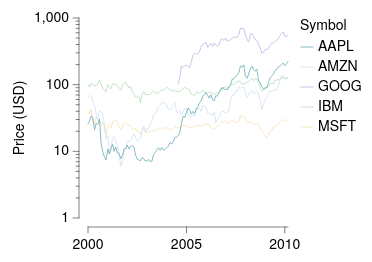

Write the Vega-Lite specification saved for this chart.
### Vega-Lite specification from a JSON file in a GitHub repository (floating-point values rounded to 4 significant figures; data arrays with more than 128 entries replaced by an {"elided": "..."} marker saying what was removed)
{"background": null, "config": {"arc": {"fill": "#DBDBDB", "fillOpacity": 1.0, "innerRadius": 25.0, "padAngle": 0.03, "stroke": "black", "strokeOpacity": 1, "strokeWidth": 0.25}, "area": {"fill": "#DBDBDB", "fillOpacity": 1.0, "stroke": "black", "strokeOpacity": 1, "strokeWidth": 0.25}, "axis": {"domain": true, "domainCap": "round", "domainColor": "black", "domainWidth": 0.25, "grid": false, "gridCap": "round", "gridColor": "#F1F1F1", "gridDash": [0, 0], "gridOpacity": 1.0, "gridWidth": 0.25, "labelColor": "black", "labelFont": "Helvetica Neue, HelveticaNeue, Helvetica, Arial, sans-serif", "labelFontSize": 7, "labelFontStyle": "normal", "labelFontWeight": 400, "offset": 4.5, "ticks": true, "tickCap": "round", "tickColor": "black", "tickRound": false, "tickSize": 3, "tickWidth": 0.25, "titleColor": "black", "titleFont": "Helvetica Neue, HelveticaNeue, Helvetica, Arial, sans-serif", "titleFontSize": 7, "titleFontStyle": "normal", "titleFontWeight": 400}, "axisX": {"domain": true, "labelAlign": "center", "labelAngle": 0, "labels": true, "ticks": true, "translate": 0}, "axisY": {"domain": true, "labelAlign": "right", "labelAngle": 0, "labels": true, "ticks": true, "translate": 0}, "axisRight": {"domain": true, "labelAlign": "left", "labelAngle": 0, "labels": true, "ticks": true, "translate": 0}, "axisTop": {"domain": true, "labelAlign": "center", "labelAngle": 0, "labels": true, "ticks": true, "translate": 0}, "axisBand": {"tickOffset": 0}, "bar": {"fill": "#DBDBDB", "fillOpacity": 1.0, "stroke": "black", "strokeOpacity": 1, "strokeWidth": 0.25}, "boxplot": {"size": 9.0, "ticks": {"cornerRadius": 0.25, "fill": "black", "opacity": 1, "size": 4.5, "thickness": 0.25}, "box": {"fillOpacity": 1.0, "stroke": "black", "strokeOpacity": 1, "strokeWidth": 0.25}, "median": {"cornerRadius": 0, "fill": "black", "fillOpacity": 1.0, "opacity": 1, "size": 9.0, "thickness": 0.25}, "rule": {"fill": "black", "fillOpacity": 1.0, "size": 10.0, "stroke": "black", "strokeDash": [0, 0], "strokeOpacity": 1, "strokeWidth": 0.25}, "outliers": {"color": "black", "fill": "black", "fillOpacity": 1.0, "size": 0, "stroke": "black", "strokeOpacity": 1, "strokeWidth": 0.25}}, "circle": {"fill": "black", "fillOpacity": 1.0, "size": 1.25, "stroke": null, "strokeOpacity": 1, "strokeWidth": 0.25}, "errorband": {"band": {"fillOpacity": 0.6, "stroke": null, "strokeWidth": 0.25, "strokeOpacity": 1}, "borders": {"opacity": 0, "strokeOpacity": 0.25, "strokeWidth": 1}}, "errorbar": {"opacity": 1, "rule": {"strokeDash": [0, 0], "strokeWidth": 0.25}, "ticks": {"color": "black", "cornerRadius": 0.125, "opacity": 1, "size": 6.0, "thickness": 0.25}, "thickness": 0.25}, "font": "Helvetica Neue, HelveticaNeue, Helvetica, Arial, sans-serif", "geoshape": {"fill": "#DBDBDB", "fillOpacity": 1.0, "stroke": "black", "strokeOpacity": 1, "strokeWidth": 0.25}, "header": {"labelColor": "black", "labelFont": "Helvetica Neue, HelveticaNeue, Helvetica, Arial, sans-serif", "labelFontSize": 7, "labelFontStyle": "normal", "labelFontWeight": 400, "titleColor": "black", "titleFont": "Helvetica Neue, HelveticaNeue, Helvetica, Arial, sans-serif", "titleFontSize": 7, "titleFontStyle": "normal", "titleFontWeight": 400, "titlePadding": 0}, "legend": {"disable": false, "offset": 4.5, "titlePadding": 4, "labelOffset": 2, "gradientLabelOffset": 2, "gradientLength": 50.0, "gradientThickness": 5.0, "gradientOpacity": 1.0, "gradientStrokeColor": "black", "gradientStrokeWidth": 0.25, "labelColor": "black", "labelFont": "Helvetica Neue, HelveticaNeue, Helvetica, Arial, sans-serif", "labelFontSize": 7, "labelFontStyle": "normal", "labelFontWeight": 400, "strokeColor": "black", "strokeWidth": 0, "symbolSize": 42, "symbolStrokeColor": "black", "symbolStrokeWidth": 0.25, "titleColor": "black", "titleFont": "Helvetica Neue, HelveticaNeue, Helvetica, Arial, sans-serif", "titleFontSize": 7, "titleFontStyle": "normal", "titleFontWeight": 400}, "line": {"color": "black", "stroke": "black", "strokeCap": "round", "strokeDash": [0, 0], "strokeOpacity": 1, "strokeWidth": 0.375}, "point": {"filled": true, "fill": "#DBDBDB", "fillOpacity": 1.0, "size": 5.0, "stroke": "black", "strokeOpacity": 1, "strokeWidth": 0.25}, "range": {"category": ["#5CA7B1", "#CDDEF3", "#B7B3E4", "#B3DAB5", "#F5E1B3", "#3D727B", "#8AA8D2", "#867DAC", "#80A988", "#CBB17A", "#204148", "#59719A", "#584C77", "#507B5F", "#9D824D"], "diverging": {"scheme": ["#C35082", "#CE6D94", "#D989A7", "#E2A4BA", "#EABFCE", "#F1DBE2", "#F6F6F6", "#D7E0EB", "#B9CBE0", "#9BB6D5", "#7DA1C9", "#5F8CBD", "#4177B1"]}, "heatmap": {"scheme": ["#32022B", "#43044D", "#4C196E", "#4D338C", "#484DA6", "#3A68BB", "#1D83CA", "#1D9CCB", "#23B5C9", "#28CDC5", "#4DE0B4", "#91EE9F"]}, "ordinal": {"scheme": ["#F1F1F1", "#DBDBDB", "#C6C6C6", "#B2B2B2", "#9D9D9D", "#898989", "#767676", "#636363", "#515151", "#404040", "#2F2F2F", "#1F1F1F"]}, "ramp": {"scheme": ["#32022B", "#43044D", "#4C196E", "#4D338C", "#484DA6", "#3A68BB", "#1D83CA", "#1D9CCB", "#23B5C9", "#28CDC5", "#4DE0B4", "#91EE9F"]}}, "rule": {"color": "black", "stroke": "black", "strokeCap": "round", "strokeDash": [2, 2], "strokeOpacity": 1, "strokeWidth": 0.25}, "scale": {"bandPaddingInner": 0.1, "bandPaddingOuter": 0.1, "round": false}, "rect": {"fill": "#DBDBDB", "fillOpacity": 1.0, "stroke": "black", "strokeOpacity": 1, "strokeWidth": 0.25}, "square": {"fill": "#DBDBDB", "fillOpacity": 1.0, "size": 10.0, "stroke": "black", "strokeOpacity": 1, "strokeWidth": 0.25}, "text": {"color": "black", "font": "Helvetica Neue, HelveticaNeue, Helvetica, Arial, sans-serif", "fontSize": 7, "fontStyle": "normal", "fontWeight": 400}, "tick": {"color": "black", "cornerRadius": 0.125, "opacity": 1.0, "size": 9.0, "thickness": 0.25}, "title": {"anchor": "middle", "frame": "group", "color": "black", "font": "Helvetica Neue, HelveticaNeue, Helvetica, Arial, sans-serif", "fontSize": 7, "fontStyle": "normal", "fontWeight": 400, "subtitleColor": "black", "subtitleFont": "Helvetica Neue, HelveticaNeue, Helvetica, Arial, sans-serif", "subtitleFontSize": "Helvetica Neue, HelveticaNeue, Helvetica, Arial, sans-serif", "subtitleFontStyle": "normal", "subtitleFontWeight": 400}, "trail": {"color": "black", "opacity": 1, "size": 0.375}, "view": {"continuousWidth": 100, "continuousHeight": 100, "discreteWidth": 100, "discreteHeight": 100, "fill": null, "stroke": null, "strokeWidth": 0.25}}, "layer": [{"data": {"name": "data-b0fe595546d47c5085f225c35730172c"}, "mark": {"type": "line"}, "encoding": {"color": {"field": "symbol", "title": "Symbol", "type": "nominal"}, "x": {"field": "date", "title": null, "type": "temporal"}, "y": {"axis": {"values": [1, 10, 100, 1000]}, "field": "price", "scale": {"type": "log"}, "title": "Price (USD)", "type": "quantitative"}}}, {"data": {"name": "data-b0fe595546d47c5085f225c35730172c"}, "mark": {"type": "point", "opacity": 0}, "encoding": {"y": {"axis": {"domain": false, "grid": false, "labels": false, "orient": "left", "tickSize": 1.5, "ticks": true, "values": [2, 3, 4, 5, 6, 7, 8, 9, 20, 30, 40, 50, 60, 70, 80, 90, 200, 300, 400, 500, 600, 700, 800, 900]}, "field": "price", "scale": {"base": 10, "domain": [1, 1000], "type": "log"}, "title": null, "type": "quantitative"}}}], "resolve": {"axis": {"y": "independent"}}, "$schema": "https://vega.github.io/schema/vega-lite/v6.4.1.json", "datasets": {"data-b0fe595546d47c5085f225c35730172c": {"elided": "560 records"}}}
